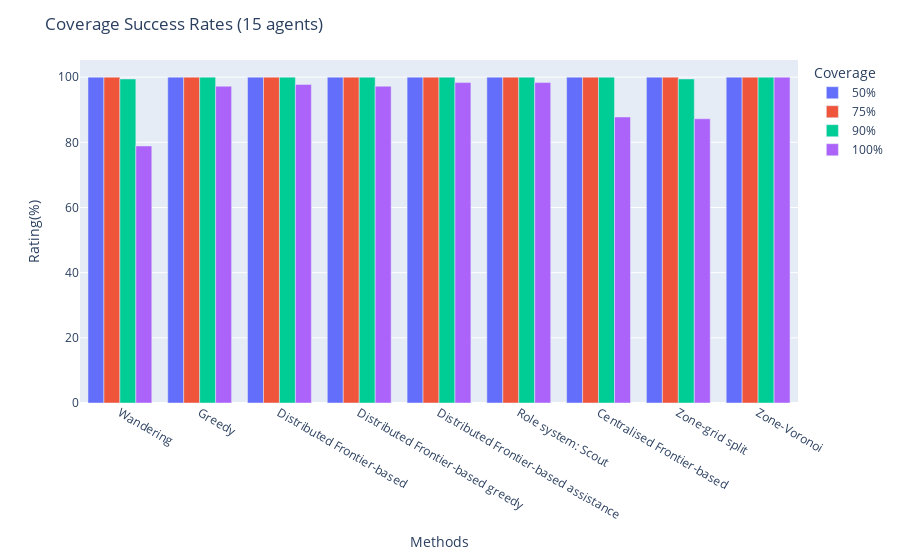
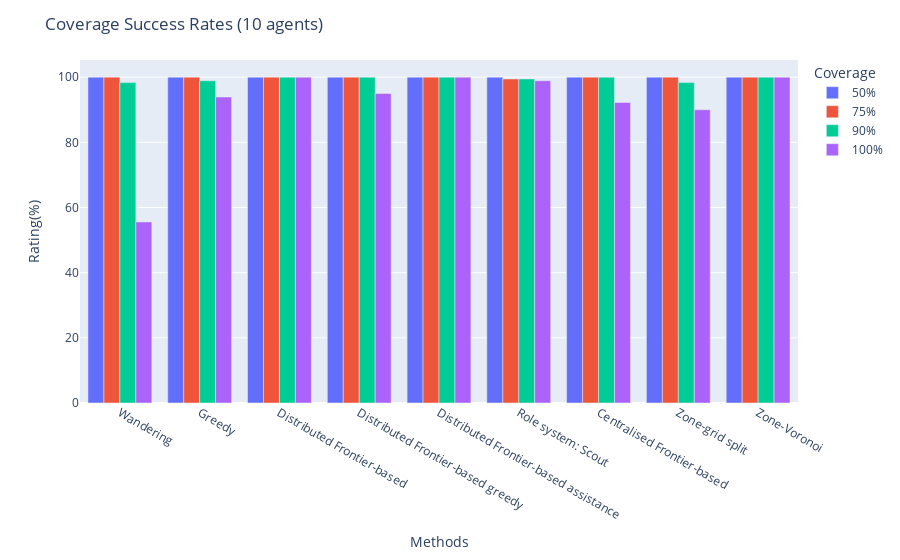
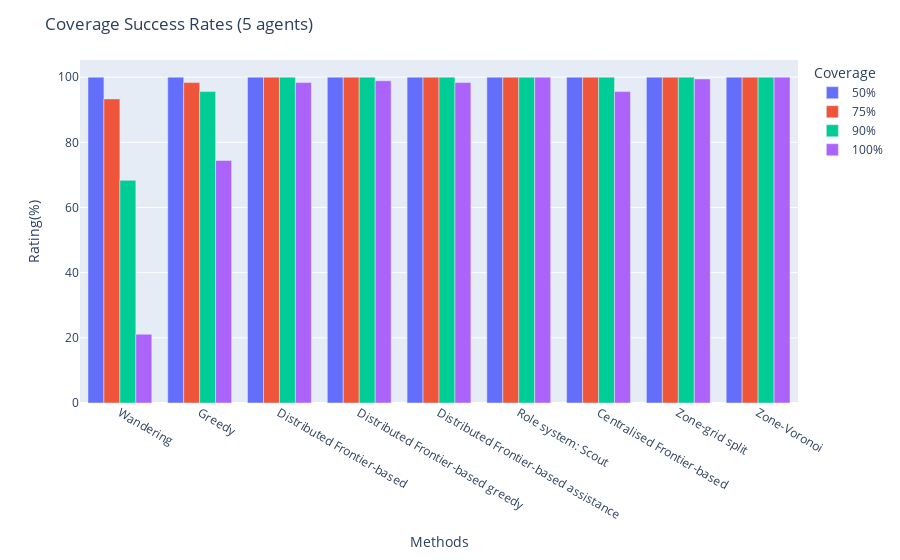

The notebook cell these images were saved under, in order:
### Code cell
import plotly.express as px


# Sucess Rate
def getSuccessRate(df: pd.DataFrame, columnName):
    # Unsuccess to reach target corverage value = -1
    return len(df[df[columnName] >= 0]) / len(df) * 100


# Concat all agents size, layout
for num in [15, 10, 5]:
    frames = []
    df_concat = []
    for layout in LayoutType.getExperimentLayout():
        df = pd.read_csv(
            f"analysis/experimentResults/experiment_{layout.name}_{num}.csv"
        )
        frames.append(df)

    df_concat = pd.concat(frames)

    with open(f"analysis/success_rate_{num}.csv", "w") as f:
        print(f"Method,50%,75%,90%,100%")
        f.write("Method,50%,75%,90%,100%")
        f.write("\n")
        for behaviourName in behaviourNames:
            df_behav = df_concat[df_concat["Behaviour"] == behaviourName]
            successRate50 = getSuccessRate(df_behav, "total50")
            successRate75 = getSuccessRate(df_behav, "total75")
            successRate90 = getSuccessRate(df_behav, "total90")
            successRate100 = getSuccessRate(df_behav, "total100")
            print(
                f"{behaviourName},{successRate50:.2f}%,{successRate75:.2f}%,{successRate90:.2f}%,{successRate100:.2f}%"
            )
            f.write(
                f"{behaviourName},{successRate50:.2f},{successRate75:.2f},{successRate90:.2f},{successRate100:.2f}"
            )
            f.write("\n")

    df = pd.read_csv(f"analysis/success_rate_{num}.csv")
    df_melted = df.melt(id_vars=["Method"], var_name="Coverage", value_name="Rating(%)")
    fig = px.bar(
        df_melted, x="Method", y="Rating(%)", color="Coverage", barmode="group"
    )
    fig.update_layout(
        title=f"Coverage Success Rates ({num} agents)",
        xaxis_title="Methods",
        xaxis=dict(
            tickmode="array",
            tickvals=[*range(len(behaviourNames))],
            ticktext=methodsLabels,
        ),
    )

    fig.show()

### Figure 1 — Plotly figure (JSON) as saved in the notebook; plotly's stock layout.template omitted (floating-point values rounded to 4 significant figures)
{"data": [{"alignmentgroup": "True", "hovertemplate": "Coverage=50%<br>Method=%{x}<br>Rating(%)=%{y}<extra></extra>", "legendgroup": "50%", "marker": {"color": "#636efa", "pattern": {"shape": ""}}, "name": "50%", "offsetgroup": "50%", "orientation": "v", "showlegend": true, "textposition": "auto", "type": "bar", "x": ["WANDERING", "GREEDY", "FRONTIER", "GREEDY_FRONTIER", "FRONTIER_ASSIST", "SCOUT", "FRONTIER_CENTRAL_GREEDY", "ZONE_SPLIT", "ZONE_VORONOI"], "xaxis": "x", "y": [100, 100, 100, 100, 100, 100, 100, 100, 100], "yaxis": "y"}, {"alignmentgroup": "True", "hovertemplate": "Coverage=75%<br>Method=%{x}<br>Rating(%)=%{y}<extra></extra>", "legendgroup": "75%", "marker": {"color": "#EF553B", "pattern": {"shape": ""}}, "name": "75%", "offsetgroup": "75%", "orientation": "v", "showlegend": true, "textposition": "auto", "type": "bar", "x": ["WANDERING", "GREEDY", "FRONTIER", "GREEDY_FRONTIER", "FRONTIER_ASSIST", "SCOUT", "FRONTIER_CENTRAL_GREEDY", "ZONE_SPLIT", "ZONE_VORONOI"], "xaxis": "x", "y": [100, 100, 100, 100, 100, 100, 100, 100, 100], "yaxis": "y"}, {"alignmentgroup": "True", "hovertemplate": "Coverage=90%<br>Method=%{x}<br>Rating(%)=%{y}<extra></extra>", "legendgroup": "90%", "marker": {"color": "#00cc96", "pattern": {"shape": ""}}, "name": "90%", "offsetgroup": "90%", "orientation": "v", "showlegend": true, "textposition": "auto", "type": "bar", "x": ["WANDERING", "GREEDY", "FRONTIER", "GREEDY_FRONTIER", "FRONTIER_ASSIST", "SCOUT", "FRONTIER_CENTRAL_GREEDY", "ZONE_SPLIT", "ZONE_VORONOI"], "xaxis": "x", "y": [99.44, 100, 100, 100, 100, 100, 100, 99.44, 100], "yaxis": "y"}, {"alignmentgroup": "True", "hovertemplate": "Coverage=100%<br>Method=%{x}<br>Rating(%)=%{y}<extra></extra>", "legendgroup": "100%", "marker": {"color": "#ab63fa", "pattern": {"shape": ""}}, "name": "100%", "offsetgroup": "100%", "orientation": "v", "showlegend": true, "textposition": "auto", "type": "bar", "x": ["WANDERING", "GREEDY", "FRONTIER", "GREEDY_FRONTIER", "FRONTIER_ASSIST", "SCOUT", "FRONTIER_CENTRAL_GREEDY", "ZONE_SPLIT", "ZONE_VORONOI"], "xaxis": "x", "y": [78.89, 97.22, 97.78, 97.22, 98.33, 98.33, 87.78, 87.22, 100], "yaxis": "y"}], "layout": {"barmode": "group", "legend": {"title": {"text": "Coverage"}, "tracegroupgap": 0}, "margin": {"t": 60}, "title": {"text": "Coverage Success Rates (15 agents)"}, "xaxis": {"anchor": "y", "domain": [0, 1], "tickmode": "array", "ticktext": ["Wandering", "Greedy", "Distributed Frontier-based", "Distributed Frontier-based greedy", "Distributed Frontier-based assistance", "Role system: Scout", "Centralised Frontier-based", "Zone-grid split", "Zone-Voronoi"], "tickvals": [0, 1, 2, 3, 4, 5, 6, 7, 8], "title": {"text": "Methods"}}, "yaxis": {"anchor": "x", "domain": [0, 1], "title": {"text": "Rating(%)"}}}}

### Figure 2 — Plotly figure (JSON) as saved in the notebook; plotly's stock layout.template omitted (floating-point values rounded to 4 significant figures)
{"data": [{"alignmentgroup": "True", "hovertemplate": "Coverage=50%<br>Method=%{x}<br>Rating(%)=%{y}<extra></extra>", "legendgroup": "50%", "marker": {"color": "#636efa", "pattern": {"shape": ""}}, "name": "50%", "offsetgroup": "50%", "orientation": "v", "showlegend": true, "textposition": "auto", "type": "bar", "x": ["WANDERING", "GREEDY", "FRONTIER", "GREEDY_FRONTIER", "FRONTIER_ASSIST", "SCOUT", "FRONTIER_CENTRAL_GREEDY", "ZONE_SPLIT", "ZONE_VORONOI"], "xaxis": "x", "y": [100, 100, 100, 100, 100, 100, 100, 100, 100], "yaxis": "y"}, {"alignmentgroup": "True", "hovertemplate": "Coverage=75%<br>Method=%{x}<br>Rating(%)=%{y}<extra></extra>", "legendgroup": "75%", "marker": {"color": "#EF553B", "pattern": {"shape": ""}}, "name": "75%", "offsetgroup": "75%", "orientation": "v", "showlegend": true, "textposition": "auto", "type": "bar", "x": ["WANDERING", "GREEDY", "FRONTIER", "GREEDY_FRONTIER", "FRONTIER_ASSIST", "SCOUT", "FRONTIER_CENTRAL_GREEDY", "ZONE_SPLIT", "ZONE_VORONOI"], "xaxis": "x", "y": [100, 100, 100, 100, 100, 99.44, 100, 100, 100], "yaxis": "y"}, {"alignmentgroup": "True", "hovertemplate": "Coverage=90%<br>Method=%{x}<br>Rating(%)=%{y}<extra></extra>", "legendgroup": "90%", "marker": {"color": "#00cc96", "pattern": {"shape": ""}}, "name": "90%", "offsetgroup": "90%", "orientation": "v", "showlegend": true, "textposition": "auto", "type": "bar", "x": ["WANDERING", "GREEDY", "FRONTIER", "GREEDY_FRONTIER", "FRONTIER_ASSIST", "SCOUT", "FRONTIER_CENTRAL_GREEDY", "ZONE_SPLIT", "ZONE_VORONOI"], "xaxis": "x", "y": [98.33, 98.89, 100, 100, 100, 99.44, 100, 98.33, 100], "yaxis": "y"}, {"alignmentgroup": "True", "hovertemplate": "Coverage=100%<br>Method=%{x}<br>Rating(%)=%{y}<extra></extra>", "legendgroup": "100%", "marker": {"color": "#ab63fa", "pattern": {"shape": ""}}, "name": "100%", "offsetgroup": "100%", "orientation": "v", "showlegend": true, "textposition": "auto", "type": "bar", "x": ["WANDERING", "GREEDY", "FRONTIER", "GREEDY_FRONTIER", "FRONTIER_ASSIST", "SCOUT", "FRONTIER_CENTRAL_GREEDY", "ZONE_SPLIT", "ZONE_VORONOI"], "xaxis": "x", "y": [55.56, 93.89, 100, 95, 100, 98.89, 92.22, 90, 100], "yaxis": "y"}], "layout": {"barmode": "group", "legend": {"title": {"text": "Coverage"}, "tracegroupgap": 0}, "margin": {"t": 60}, "title": {"text": "Coverage Success Rates (10 agents)"}, "xaxis": {"anchor": "y", "domain": [0, 1], "tickmode": "array", "ticktext": ["Wandering", "Greedy", "Distributed Frontier-based", "Distributed Frontier-based greedy", "Distributed Frontier-based assistance", "Role system: Scout", "Centralised Frontier-based", "Zone-grid split", "Zone-Voronoi"], "tickvals": [0, 1, 2, 3, 4, 5, 6, 7, 8], "title": {"text": "Methods"}}, "yaxis": {"anchor": "x", "domain": [0, 1], "title": {"text": "Rating(%)"}}}}

### Figure 3 — Plotly figure (JSON) as saved in the notebook; plotly's stock layout.template omitted (floating-point values rounded to 4 significant figures)
{"data": [{"alignmentgroup": "True", "hovertemplate": "Coverage=50%<br>Method=%{x}<br>Rating(%)=%{y}<extra></extra>", "legendgroup": "50%", "marker": {"color": "#636efa", "pattern": {"shape": ""}}, "name": "50%", "offsetgroup": "50%", "orientation": "v", "showlegend": true, "textposition": "auto", "type": "bar", "x": ["WANDERING", "GREEDY", "FRONTIER", "GREEDY_FRONTIER", "FRONTIER_ASSIST", "SCOUT", "FRONTIER_CENTRAL_GREEDY", "ZONE_SPLIT", "ZONE_VORONOI"], "xaxis": "x", "y": [100, 100, 100, 100, 100, 100, 100, 100, 100], "yaxis": "y"}, {"alignmentgroup": "True", "hovertemplate": "Coverage=75%<br>Method=%{x}<br>Rating(%)=%{y}<extra></extra>", "legendgroup": "75%", "marker": {"color": "#EF553B", "pattern": {"shape": ""}}, "name": "75%", "offsetgroup": "75%", "orientation": "v", "showlegend": true, "textposition": "auto", "type": "bar", "x": ["WANDERING", "GREEDY", "FRONTIER", "GREEDY_FRONTIER", "FRONTIER_ASSIST", "SCOUT", "FRONTIER_CENTRAL_GREEDY", "ZONE_SPLIT", "ZONE_VORONOI"], "xaxis": "x", "y": [93.33, 98.33, 100, 100, 100, 100, 100, 100, 100], "yaxis": "y"}, {"alignmentgroup": "True", "hovertemplate": "Coverage=90%<br>Method=%{x}<br>Rating(%)=%{y}<extra></extra>", "legendgroup": "90%", "marker": {"color": "#00cc96", "pattern": {"shape": ""}}, "name": "90%", "offsetgroup": "90%", "orientation": "v", "showlegend": true, "textposition": "auto", "type": "bar", "x": ["WANDERING", "GREEDY", "FRONTIER", "GREEDY_FRONTIER", "FRONTIER_ASSIST", "SCOUT", "FRONTIER_CENTRAL_GREEDY", "ZONE_SPLIT", "ZONE_VORONOI"], "xaxis": "x", "y": [68.33, 95.56, 100, 100, 100, 100, 100, 100, 100], "yaxis": "y"}, {"alignmentgroup": "True", "hovertemplate": "Coverage=100%<br>Method=%{x}<br>Rating(%)=%{y}<extra></extra>", "legendgroup": "100%", "marker": {"color": "#ab63fa", "pattern": {"shape": ""}}, "name": "100%", "offsetgroup": "100%", "orientation": "v", "showlegend": true, "textposition": "auto", "type": "bar", "x": ["WANDERING", "GREEDY", "FRONTIER", "GREEDY_FRONTIER", "FRONTIER_ASSIST", "SCOUT", "FRONTIER_CENTRAL_GREEDY", "ZONE_SPLIT", "ZONE_VORONOI"], "xaxis": "x", "y": [21.11, 74.44, 98.33, 98.89, 98.33, 100, 95.56, 99.44, 100], "yaxis": "y"}], "layout": {"barmode": "group", "legend": {"title": {"text": "Coverage"}, "tracegroupgap": 0}, "margin": {"t": 60}, "title": {"text": "Coverage Success Rates (5 agents)"}, "xaxis": {"anchor": "y", "domain": [0, 1], "tickmode": "array", "ticktext": ["Wandering", "Greedy", "Distributed Frontier-based", "Distributed Frontier-based greedy", "Distributed Frontier-based assistance", "Role system: Scout", "Centralised Frontier-based", "Zone-grid split", "Zone-Voronoi"], "tickvals": [0, 1, 2, 3, 4, 5, 6, 7, 8], "title": {"text": "Methods"}}, "yaxis": {"anchor": "x", "domain": [0, 1], "title": {"text": "Rating(%)"}}}}
